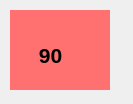
<?xml version="1.0" encoding="UTF-8"?>
<ui version="4.0">
 <class>Form</class>
 <widget class="QWidget" name="Form">
  <property name="geometry">
   <rect>
    <x>0</x>
    <y>0</y>
    <width>133</width>
    <height>104</height>
   </rect>
  </property>
  <property name="windowTitle">
   <string>Form</string>
  </property>
  <widget class="QWidget" name="rotateLeft" native="true">
   <property name="geometry">
    <rect>
     <x>10</x>
     <y>10</y>
     <width>100</width>
     <height>80</height>
    </rect>
   </property>
   <property name="sizePolicy">
    <sizepolicy hsizetype="Fixed" vsizetype="Fixed">
     <horstretch>0</horstretch>
     <verstretch>0</verstretch>
    </sizepolicy>
   </property>
   <property name="minimumSize">
    <size>
     <width>100</width>
     <height>80</height>
    </size>
   </property>
   <property name="cursor">
    <cursorShape>OpenHandCursor</cursorShape>
   </property>
   <property name="styleSheet">
    <string notr="true">background-color: rgb(255, 112, 112);</string>
   </property>
   <widget class="QLabel" name="label_3">
    <property name="geometry">
     <rect>
      <x>20</x>
      <y>10</y>
      <width>61</width>
      <height>61</height>
     </rect>
    </property>
    <property name="styleSheet">
     <string notr="true">background-image: url(:/Rotations/p.png);</string>
    </property>
    <property name="text">
     <string/>
    </property>
    <property name="pixmap">
     <pixmap resource="Resources/widgetsImages.qrc">:/Rotations/l.png</pixmap>
    </property>
    <property name="scaledContents">
     <bool>true</bool>
    </property>
   </widget>
   <widget class="QLabel" name="labelLeft">
    <property name="geometry">
     <rect>
      <x>20</x>
      <y>30</y>
      <width>41</width>
      <height>31</height>
     </rect>
    </property>
    <property name="font">
     <font>
      <pointsize>16</pointsize>
      <weight>75</weight>
      <bold>true</bold>
     </font>
    </property>
    <property name="styleSheet">
     <string notr="true">background-color: rgba(255, 255, 255, 0);</string>
    </property>
    <property name="text">
     <string>90</string>
    </property>
    <property name="alignment">
     <set>Qt::AlignCenter</set>
    </property>
   </widget>
  </widget>
 </widget>
 <resources>
  <include location="Resources/widgetsImages.qrc"/>
  <include location="../../Resources/widgetsImages.qrc"/>
 </resources>
 <connections/>
</ui>
